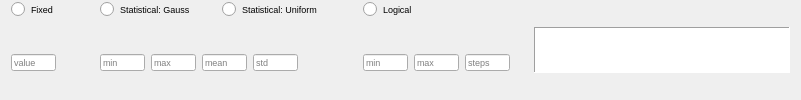
              <widget class="QFrame" name="frame_161">
               <property name="frameShape">
                <enum>QFrame::NoFrame</enum>
               </property>
               <property name="frameShadow">
                <enum>QFrame::Plain</enum>
               </property>
               <layout class="QHBoxLayout" name="horizontalLayout_110">
                <property name="topMargin">
                 <number>0</number>
                </property>
                <property name="bottomMargin">
                 <number>0</number>
                </property>
                <item>
                 <widget class="QFrame" name="frame_162">
                  <property name="frameShape">
                   <enum>QFrame::NoFrame</enum>
                  </property>
                  <property name="frameShadow">
                   <enum>QFrame::Plain</enum>
                  </property>
                  <layout class="QGridLayout" name="gridLayout_64">
                   <property name="leftMargin">
                    <number>0</number>
                   </property>
                   <property name="topMargin">
                    <number>0</number>
                   </property>
                   <property name="bottomMargin">
                    <number>0</number>
                   </property>
                   <item row="1" column="3">
                    <widget class="QFrame" name="frame_166">
                     <property name="frameShape">
                      <enum>QFrame::NoFrame</enum>
                     </property>
                     <property name="frameShadow">
                      <enum>QFrame::Plain</enum>
                     </property>
                     <layout class="QHBoxLayout" name="horizontalLayout_113">
                      <property name="leftMargin">
                       <number>0</number>
                      </property>
                      <property name="topMargin">
                       <number>0</number>
                      </property>
                      <property name="bottomMargin">
                       <number>0</number>
                      </property>
                      <item>
                       <widget class="QLineEdit" name="txt_log_min_cd">
                        <property name="maximumSize">
                         <size>
                          <width>45</width>
                          <height>17</height>
                         </size>
                        </property>
                        <property name="font">
                         <font>
                          <pointsize>7</pointsize>
                         </font>
                        </property>
                        <property name="placeholderText">
                         <string>min</string>
                        </property>
                       </widget>
                      </item>
                      <item>
                       <widget class="QLineEdit" name="txt_log_max_cd">
                        <property name="maximumSize">
                         <size>
                          <width>45</width>
                          <height>17</height>
                         </size>
                        </property>
                        <property name="font">
                         <font>
                          <pointsize>7</pointsize>
                         </font>
                        </property>
                        <property name="placeholderText">
                         <string>max</string>
                        </property>
                       </widget>
                      </item>
                      <item>
                       <widget class="QLineEdit" name="txt_log_steps_cd">
                        <property name="maximumSize">
                         <size>
                          <width>45</width>
                          <height>17</height>
                         </size>
                        </property>
                        <property name="font">
                         <font>
                          <pointsize>7</pointsize>
                         </font>
                        </property>
                        <property name="placeholderText">
                         <string>steps</string>
                        </property>
                       </widget>
                      </item>
                     </layout>
                    </widget>
                   </item>
                   <item row="1" column="0">
                    <widget class="QFrame" name="frame_165">
                     <property name="frameShape">
                      <enum>QFrame::NoFrame</enum>
                     </property>
                     <property name="frameShadow">
                      <enum>QFrame::Plain</enum>
                     </property>
                     <layout class="QHBoxLayout" name="horizontalLayout_112">
                      <property name="leftMargin">
                       <number>0</number>
                      </property>
                      <property name="topMargin">
                       <number>0</number>
                      </property>
                      <property name="bottomMargin">
                       <number>0</number>
                      </property>
                      <item>
                       <widget class="QLineEdit" name="txt_fix_cd">
                        <property name="maximumSize">
                         <size>
                          <width>45</width>
                          <height>17</height>
                         </size>
                        </property>
                        <property name="font">
                         <font>
                          <pointsize>7</pointsize>
                         </font>
                        </property>
                        <property name="placeholderText">
                         <string>value</string>
                        </property>
                       </widget>
                      </item>
                      <item>
                       <spacer name="horizontalSpacer_116">
                        <property name="orientation">
                         <enum>Qt::Horizontal</enum>
                        </property>
                        <property name="sizeType">
                         <enum>QSizePolicy::Maximum</enum>
                        </property>
                        <property name="sizeHint" stdset="0">
                         <size>
                          <width>20</width>
                          <height>20</height>
                         </size>
                        </property>
                       </spacer>
                      </item>
                     </layout>
                    </widget>
                   </item>
                   <item row="1" column="1">
                    <widget class="QFrame" name="frame_164">
                     <property name="frameShape">
                      <enum>QFrame::NoFrame</enum>
                     </property>
                     <property name="frameShadow">
                      <enum>QFrame::Plain</enum>
                     </property>
                     <layout class="QHBoxLayout" name="horizontalLayout_75">
                      <property name="leftMargin">
                       <number>9</number>
                      </property>
                      <property name="topMargin">
                       <number>0</number>
                      </property>
                      <property name="bottomMargin">
                       <number>0</number>
                      </property>
                      <item>
                       <widget class="QLineEdit" name="txt_gauss_min_cd">
                        <property name="maximumSize">
                         <size>
                          <width>45</width>
                          <height>17</height>
                         </size>
                        </property>
                        <property name="font">
                         <font>
                          <pointsize>7</pointsize>
                         </font>
                        </property>
                        <property name="placeholderText">
                         <string>min</string>
                        </property>
                       </widget>
                      </item>
                      <item>
                       <widget class="QLineEdit" name="txt_gauss_max_cd">
                        <property name="maximumSize">
                         <size>
                          <width>45</width>
                          <height>17</height>
                         </size>
                        </property>
                        <property name="font">
                         <font>
                          <pointsize>7</pointsize>
                         </font>
                        </property>
                        <property name="placeholderText">
                         <string>max</string>
                        </property>
                       </widget>
                      </item>
                      <item>
                       <widget class="QLineEdit" name="txt_gauss_mean_cd">
                        <property name="maximumSize">
                         <size>
                          <width>45</width>
                          <height>17</height>
                         </size>
                        </property>
                        <property name="font">
                         <font>
                          <pointsize>7</pointsize>
                         </font>
                        </property>
                        <property name="placeholderText">
                         <string>mean</string>
                        </property>
                       </widget>
                      </item>
                      <item>
                       <widget class="QLineEdit" name="txt_gauss_std_cd">
                        <property name="maximumSize">
                         <size>
                          <width>45</width>
                          <height>17</height>
                         </size>
                        </property>
                        <property name="font">
                         <font>
                          <pointsize>7</pointsize>
                         </font>
                        </property>
                        <property name="placeholderText">
                         <string>std</string>
                        </property>
                       </widget>
                      </item>
                      <item>
                       <spacer name="horizontalSpacer_114">
                        <property name="orientation">
                         <enum>Qt::Horizontal</enum>
                        </property>
                        <property name="sizeType">
                         <enum>QSizePolicy::Maximum</enum>
                        </property>
                        <property name="sizeHint" stdset="0">
                         <size>
                          <width>50</width>
                          <height>20</height>
                         </size>
                        </property>
                       </spacer>
                      </item>
                     </layout>
                    </widget>
                   </item>
                   <item row="0" column="1">
                    <widget class="QFrame" name="frame_163">
                     <property name="frameShape">
                      <enum>QFrame::NoFrame</enum>
                     </property>
                     <property name="frameShadow">
                      <enum>QFrame::Plain</enum>
                     </property>
                     <layout class="QHBoxLayout" name="horizontalLayout_111">
                      <property name="topMargin">
                       <number>0</number>
                      </property>
                      <property name="bottomMargin">
                       <number>0</number>
                      </property>
                      <item>
                       <widget class="QRadioButton" name="radio_gauss_cd">
                        <property name="font">
                         <font>
                          <pointsize>7</pointsize>
                         </font>
                        </property>
                        <property name="text">
                         <string>Statistical: Gauss</string>
                        </property>
                        <attribute name="buttonGroup">
                         <string notr="true">buttonGroup_17</string>
                        </attribute>
                       </widget>
                      </item>
                      <item>
                       <widget class="QRadioButton" name="radio_uni_cd">
                        <property name="font">
                         <font>
                          <pointsize>7</pointsize>
                         </font>
                        </property>
                        <property name="text">
                         <string>Statistical: Uniform</string>
                        </property>
                        <attribute name="buttonGroup">
                         <string notr="true">buttonGroup_17</string>
                        </attribute>
                       </widget>
                      </item>
                      <item>
                       <spacer name="horizontalSpacer_113">
                        <property name="orientation">
                         <enum>Qt::Horizontal</enum>
                        </property>
                        <property name="sizeType">
                         <enum>QSizePolicy::Maximum</enum>
                        </property>
                        <property name="sizeHint" stdset="0">
                         <size>
                          <width>10</width>
                          <height>20</height>
                         </size>
                        </property>
                       </spacer>
                      </item>
                     </layout>
                    </widget>
                   </item>
                   <item row="0" column="3">
                    <widget class="QRadioButton" name="radio_log_cd">
                     <property name="font">
                      <font>
                       <pointsize>7</pointsize>
                      </font>
                     </property>
                     <property name="text">
                      <string>Logical</string>
                     </property>
                     <attribute name="buttonGroup">
                      <string notr="true">buttonGroup_17</string>
                     </attribute>
                    </widget>
                   </item>
                   <item row="0" column="0">
                    <widget class="QRadioButton" name="radio_fix_cd">
                     <property name="font">
                      <font>
                       <pointsize>7</pointsize>
                      </font>
                     </property>
                     <property name="text">
                      <string>Fixed</string>
                     </property>
                     <property name="iconSize">
                      <size>
                       <width>12</width>
                       <height>12</height>
                      </size>
                     </property>
                     <attribute name="buttonGroup">
                      <string notr="true">buttonGroup_17</string>
                     </attribute>
                    </widget>
                   </item>
                  </layout>
                 </widget>
                </item>
                <item>
                 <widget class="PlotWidget" name="viewCD">
                  <property name="sizePolicy">
                   <sizepolicy hsizetype="Expanding" vsizetype="Fixed">
                    <horstretch>0</horstretch>
                    <verstretch>0</verstretch>
                   </sizepolicy>
                  </property>
                  <property name="maximumSize">
                   <size>
                    <width>16777215</width>
                    <height>46</height>
                   </size>
                  </property>
                  <property name="styleSheet">
                   <string notr="true">border-right-color: rgb(255, 255, 127);</string>
                  </property>
                  <property name="frameShape">
                   <enum>QFrame::Panel</enum>
                  </property>
                 </widget>
                </item>
               </layout>
              </widget>
